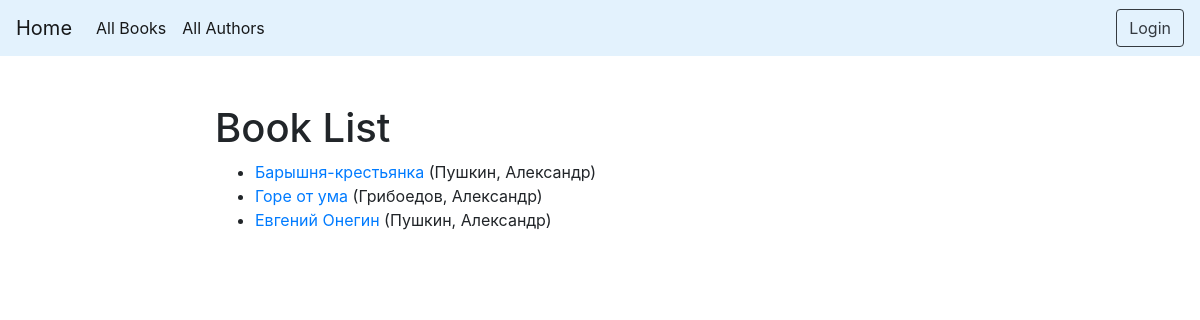
Before: /catalog/books/ with the older database file.
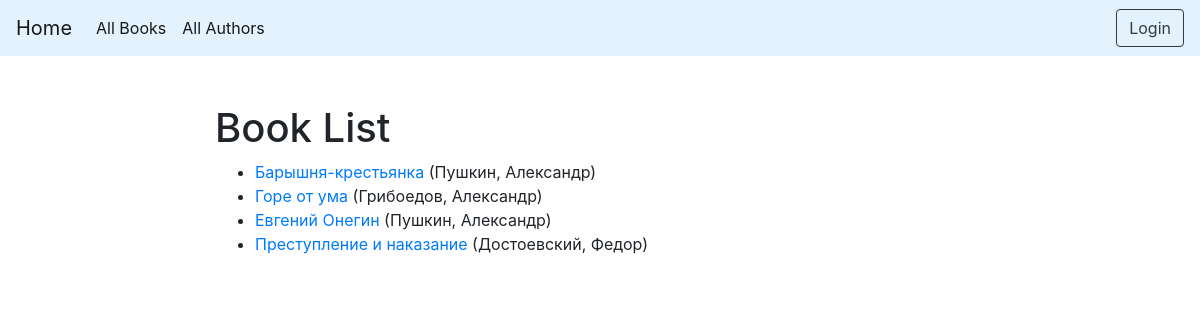
After: the same page with the newer database file.
### catalog/models.py (models this page shows, shortened)
class Book(models.Model):
    title = models.CharField('Наименование', max_length=200, help_text='')
    author = models.ForeignKey('Author', verbose_name='Автор', on_delete=models.SET_NULL, null=True, help_text='')
    summary = models.TextField('О книге', max_length=1000, help_text='')
    isbn = models.CharField('ISBN', max_length=13, help_text='')
    genre = models.ManyToManyField('Genre', verbose_name='Жанр', help_text='')
    language = models.ForeignKey('Language', verbose_name='Язык', on_delete=models.SET_NULL, null=True, help_text='')
    class Meta:
        ordering = ['title']
        permissions = (("can_change_books_data", "Add, edit, delete books"),)
    def display_genre(self):
        return ', '.join([genre.name for genre in self.genre.all()[:3]])
    display_genre.short_description = 'Жанр произведения'
    def get_absolute_url(self):
        return reverse('book-detail', args=[str(self.id)])

class Author(models.Model):
    first_name = models.CharField('Имя', max_length=100, help_text='')
    last_name = models.CharField('Фамилия', max_length=100, help_text='')
    first_name_ml = models.CharField('Имя (родной язык)', max_length=100, null=True, blank=True, help_text='')
    last_name_ml = models.CharField('Фамилия (родной язык)', max_length=100, null=True, blank=True, help_text='')
    date_of_birth = models.DateField('Дата рождения', null=True, blank=True, help_text='')
    date_of_death = models.DateField('Дата смерти', null=True, blank=True, help_text='')
    class Meta:
        ordering = ['last_name', 'first_name']
        permissions = (("can_change_authors_data", "Add, edit, delete authors"),)
    def __str__(self):
        return '{0}, {1}'.format(self.last_name, self.first_name)

### catalog/views.py (the view)
# urls.py: path('books/', views.BookListView.as_view(), name='books'),
class BookListView(generic.ListView):
    model = Book
    paginate_by = 10

### catalog/templates/catalog/book_list.html
{% extends "base_generic.html" %}
{% block content %}
    <h1>Book List</h1>
    {% if book_list %}
    <ul>
      {% for book in book_list %}
      <li>
        <a href="{{ book.get_absolute_url }}">{{ book.title }}</a> ({{book.author}})
      </li>
      {% endfor %}
    </ul>
    {% else %}
      <p>There are no books in the library.</p>
    {% endif %}
{% endblock %}

Changed rows visible on the page:
added Book: title "Преступление и наказание", author "Достоевский, Федор"
